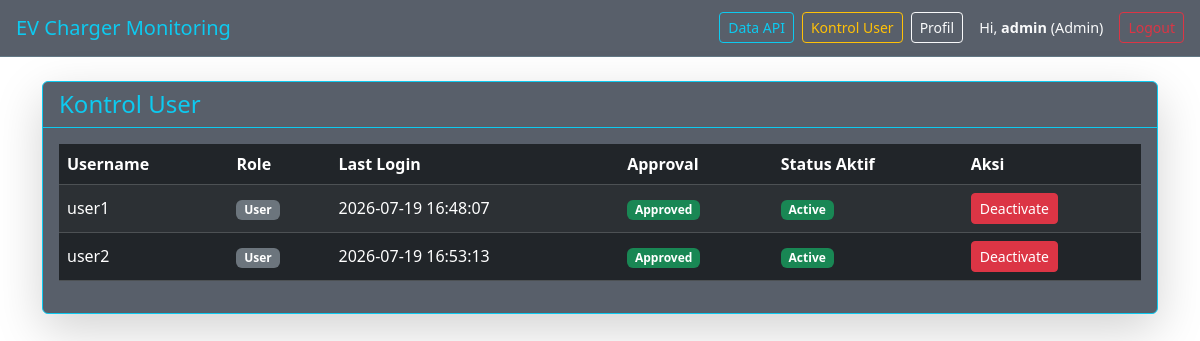
/users/control (signed in), run on the app's committed database.
### tables this page shows
CREATE TABLE users (
            id INTEGER PRIMARY KEY AUTOINCREMENT,
            username TEXT UNIQUE NOT NULL,
            password_hash TEXT NOT NULL,
            role TEXT NOT NULL DEFAULT 'user'
        , is_approved INTEGER DEFAULT 0, is_active INTEGER DEFAULT 1, last_login_at TEXT);

### routes/users.py (the view)
@users_bp.route("/control")
@admin_required
def control():
    conn = db_conn()
    cur = conn.cursor()
    role = session.get("role")
    if role == "superadmin":
        cur.execute("SELECT id, username, role, is_approved, is_active, last_login_at FROM users WHERE role IN ('user', 'admin')")
    else:
        cur.execute("SELECT id, username, role, is_approved, is_active, last_login_at FROM users WHERE role = 'user'")
    users_list = cur.fetchall()
    conn.close()
    return render_template("users/control.html", users=users_list)

### routes/auth.py (called while the page is built)
def db_conn():
    conn = sqlite3.connect(DB_PATH, timeout=30.0)
    conn.row_factory = sqlite3.Row
    return conn

def admin_required(f):
    @wraps(f)
    def decorated_function(*args, **kwargs):
        if "user_id" not in session:
            flash("Silakan login terlebih dahulu.", "error")
            return redirect(url_for("auth.login"))
        if session.get("role") not in ["admin", "superadmin"]:
            flash("Anda tidak memiliki akses (Admin only).", "error")
            return redirect(url_for("index"))
        return f(*args, **kwargs)
    return decorated_function

### templates/users/control.html (shortened to what this page needs)
{% extends "base.html" %}
{% block content %}
<div class="row mt-4">
    <div class="col-12">
        <div class="card shadow-lg border-info" style="background: rgba(10, 20, 36, 0.68); backdrop-filter: blur(10px);">
            <div class="card-header border-info bg-transparent">
                <h4 class="mb-0 text-info">Kontrol User</h4>
            </div>
            <div class="card-body">
                <div class="table-responsive">
                    <table class="table table-dark table-hover table-striped align-middle">
                        <thead>
                            <tr>
                                <th>Username</th>
                                <th>Role</th>
                                <th>Last Login</th>
                                <th>Approval</th>
                                <th>Status Aktif</th>
                                <th>Aksi</th>
                            </tr>
                        </thead>
                        <tbody>
                            {% for user in users %}
                            <tr>
                                <td>{{ user.username }}</td>
                                <td><span class="badge bg-secondary">{{ user.role|title }}</span></td>
                                <td>{{ user.last_login_at or '-' }}</td>
                                <td>
                                    {% if user.is_approved %}
                                        <span class="badge bg-success">Approved</span>
                                    {% else %}
                                        <span class="badge bg-warning text-dark">Pending</span>
                                    {% endif %}
                                </td>
                                <td>
                                    {% if user.is_active %}
                                        <span class="badge bg-success">Active</span>
                                    {% else %}
                                        <span class="badge bg-danger">Deactivated</span>
                                    {% endif %}
                                </td>
                                <td>
                                    <div class="d-flex gap-2">
                                        <form method="POST" action="{{ url_for('users.toggle_active', user_id=user.id) }}" style="display:inline;">
                                            {% if user.is_active %}
                                                <button type="submit" class="btn btn-sm btn-danger">Deactivate</button>
                                            {% else %}
                                                <button type="submit" class="btn btn-sm btn-info">Activate</button>
                                            {% endif %}
                                        </form>
                                    </div>
                                </td>
                            </tr>
                            {% else %}
                            <tr>
                                <td colspan="6" class="text-center text-muted">Belum ada user.</td>
                            </tr>
                            {% endfor %}
                        </tbody>
                    </table>
                </div>
            </div>
        </div>
    </div>
</div>
{% endblock %}

### data on the page
users: username "user1", role "User", last_login_at "2026-07-19 16:48:07", is_approved "Approved", is_active "Active"
users: username "user2", role "User", last_login_at "2026-07-19 16:53:13", is_approved "Approved", is_active "Active"

### other printed values
{{ session.get('username') }} "admin"
{{ session.get('role')|title }} "Admin"
